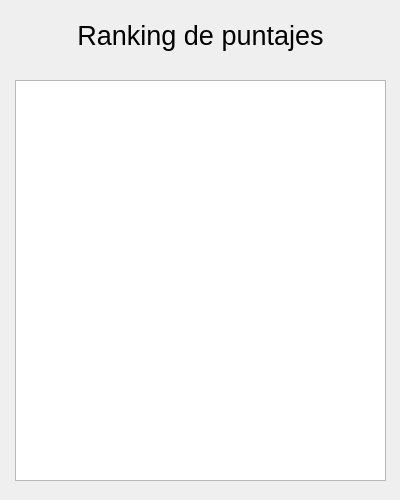
<?xml version="1.0" encoding="UTF-8"?>
<ui version="4.0">
 <class>estadisticas</class>
 <widget class="QDialog" name="estadisticas">
  <property name="geometry">
   <rect>
    <x>0</x>
    <y>0</y>
    <width>400</width>
    <height>500</height>
   </rect>
  </property>
  <property name="minimumSize">
   <size>
    <width>400</width>
    <height>500</height>
   </size>
  </property>
  <property name="maximumSize">
   <size>
    <width>400</width>
    <height>500</height>
   </size>
  </property>
  <property name="windowTitle">
   <string>Dialog</string>
  </property>
  <widget class="QWidget" name="verticalLayoutWidget">
   <property name="geometry">
    <rect>
     <x>0</x>
     <y>0</y>
     <width>401</width>
     <height>71</height>
    </rect>
   </property>
   <layout class="QVBoxLayout" name="verticalLayout">
    <item>
     <widget class="QLabel" name="label">
      <property name="font">
       <font>
        <pointsize>20</pointsize>
       </font>
      </property>
      <property name="text">
       <string>Ranking de puntajes</string>
      </property>
      <property name="alignment">
       <set>Qt::AlignmentFlag::AlignCenter</set>
      </property>
     </widget>
    </item>
   </layout>
  </widget>
  <widget class="QTableWidget" name="tablaEstadisticas">
   <property name="geometry">
    <rect>
     <x>15</x>
     <y>80</y>
     <width>371</width>
     <height>401</height>
    </rect>
   </property>
  </widget>
 </widget>
 <resources/>
 <connections/>
</ui>
